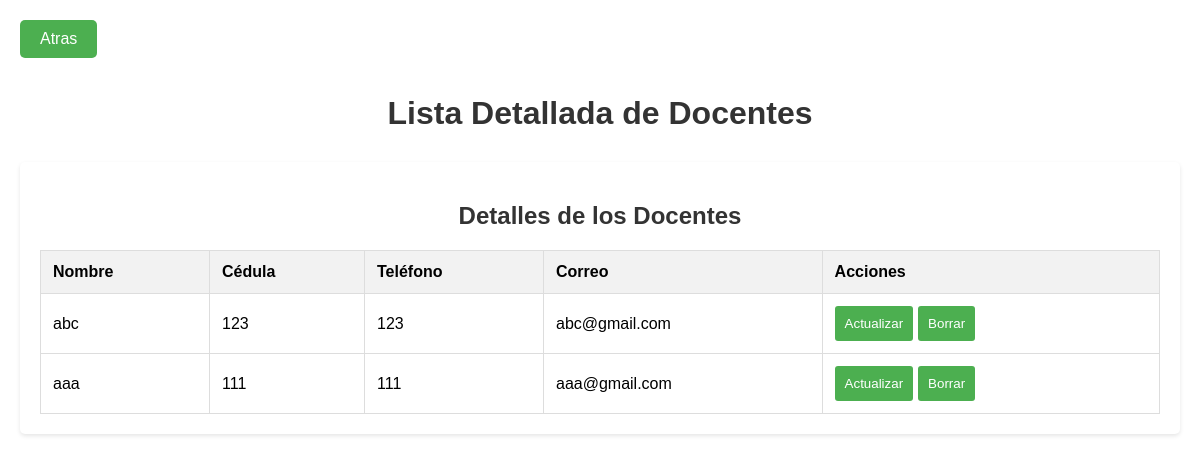
Screenshot of /lisdos.php (signed in) with the database file from the repository.
### tables this page shows
CREATE TABLE `docentes` (
  `id` int(11) NOT NULL,
  `nombre` varchar(255) NOT NULL,
  `cedula` varchar(20) NOT NULL,
  `telefono` varchar(20) DEFAULT NULL,
  `correo` varchar(255) DEFAULT NULL
);

### lisdos.php (the view, shortened to what this page needs)
<?php
include 'conexion.php';
$docentesQuery = "SELECT * FROM docentes
                  WHERE nombre IS NOT NULL AND LENGTH(nombre) > 0
                  AND cedula IS NOT NULL AND LENGTH(cedula) > 0
                  AND telefono IS NOT NULL AND LENGTH(telefono) > 0
                  AND correo IS NOT NULL AND LENGTH(correo) > 0";
$docentesResult = $conn->query($docentesQuery);
?>
<!DOCTYPE html>
<html lang="es">
<head>
</head>
<body>
    <div class="top-menu">
        <a href="menuu.php">
            <button class="button">Atras</button>
        </a>
    </div>
    <br>
    <br>
    <br>
    <h1>Lista Detallada de Docentes</h1>
    <div id="lista-docentes">
        <h2>Detalles de los Docentes</h2>
        <?php
        if ($docentesResult) {
            if ($docentesResult->num_rows > 0) {
                echo '<table>';
                echo '<tr>';
                echo '<th>Nombre</th>';
                echo '<th>Cédula</th>';
                echo '<th>Teléfono</th>';
                echo '<th>Correo</th>';
                echo '<th>Acciones</th>';
                echo '</tr>';
                while ($docente = $docentesResult->fetch_assoc()) {
                    echo '<tr>';
                    echo '<td>' . $docente['nombre'] . '</td>';
                    echo '<td>' . $docente['cedula'] . '</td>';
                    echo '<td>' . $docente['telefono'] . '</td>';
                    echo '<td>' . $docente['correo'] . '</td>';
                    echo '<td class="acciones">';
                    echo '<form method="POST" action="' . htmlspecialchars($_SERVER["PHP_SELF"]) . '">';
                    echo '<button type="submit" name="accion" value="actualizar">Actualizar</button>';
                    echo '</form>';
                    echo '<form method="POST" action="' . htmlspecialchars($_SERVER["PHP_SELF"]) . '">';
                    echo '<button type="submit" name="accion" value="borrar">Borrar</button>';
                    echo '</form>';
                    echo '</td>';
                    echo '</tr>';
                }
                echo '</table>';
            } else {
                echo '<p>No hay docentes registrados con información completa.</p>';
            }
        } else {
            echo '<p>Error en la consulta de docentes: ' . $conn->error . '</p>';
        }
                ?>
    </div>
</body>
</html>

### lisdos.php (style rules this page uses)
body { font-family: Arial, sans-serif; margin: 0; padding: 20px; background-color: #ffffff; }
h1 { text-align: center; color: #333; margin-bottom: 30px; }
#formulario, #lista-docentes { background-color: #fff; padding: 20px; border-radius: 5px; box-shadow: 0 2px 4px rgba(0, 0, 0, 0.1); margin-bottom: 20px; }
#formulario h2, #lista-docentes h2 { text-align: center; color: #333; margin-bottom: 20px; }
form { display: grid; gap: 15px; }
button { width: 100%; background-color: #4caf50; color: #fff; border: none; padding: 10px; border-radius: 3px; cursor: pointer; transition: background-color 0.3s; }
#lista-docentes table { width: 100%; border-collapse: collapse; margin-top: 10px; }
#lista-docentes th, #lista-docentes td { border: 1px solid #ddd; padding: 12px; text-align: left; }
#lista-docentes th { background-color: #f2f2f2; }
.acciones form { display: inline-block; margin-right: 5px; }
.top-menu { position: fixed; top: 0; left: 0; right: 0; display: flex; justify-content: space-between; width: 100%; padding: 20px; box-sizing: border-box; background-color: #ffffff; z-index: 1000; }
.top-menu .button { background-color: #4caf50; color: #ffffff; padding: 10px 20px; border: none; cursor: pointer; font-size: 16px; border-radius: 5px; }

### rows the page displays
docentes: nombre "abc", cedula "123", telefono "123", correo "abc@gmail.com"
docentes: nombre "aaa", cedula "111", telefono "111", correo "aaa@gmail.com"
